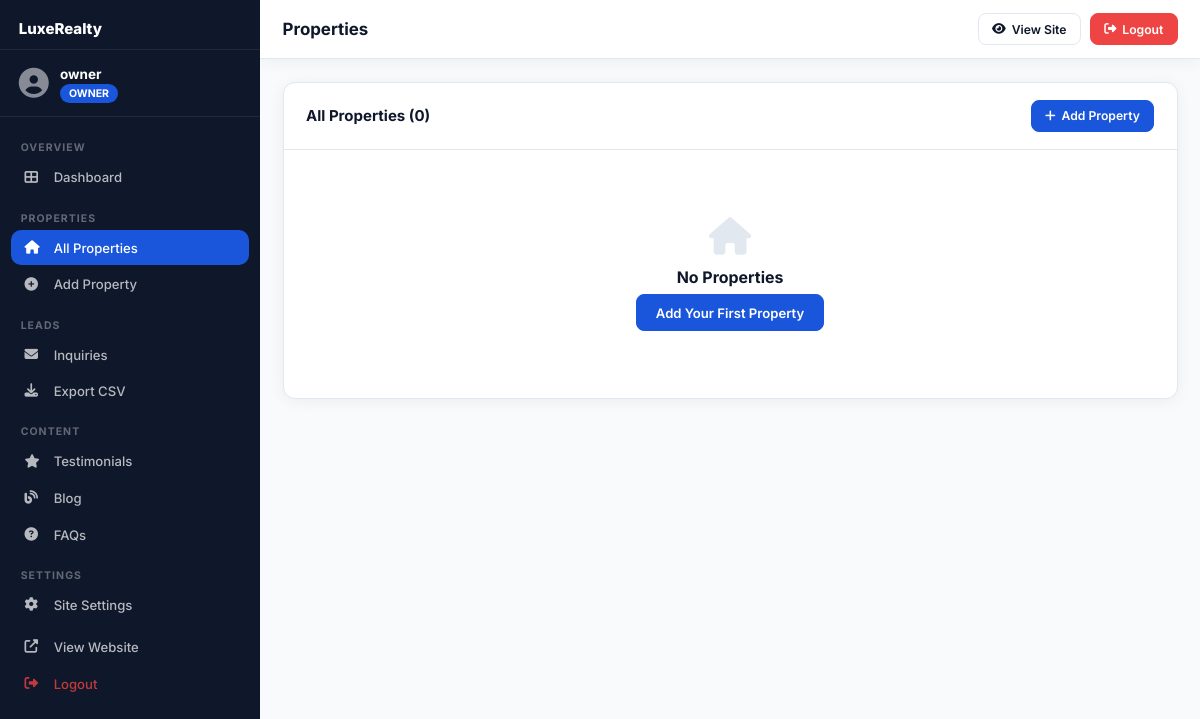
Screenshot of /owner/properties (signed in) with the database file from the repository.
### models.py (models this page shows, shortened)
class SiteSettings(db.Model):
    __tablename__ = 'site_settings'
    id = db.Column(db.Integer, primary_key=True)
    key = db.Column(db.String(100), unique=True, nullable=False)
    value = db.Column(db.Text, nullable=True)
    updated_at = db.Column(db.DateTime, default=datetime.utcnow, onupdate=datetime.utcnow)

class User(UserMixin, db.Model):
    __tablename__ = 'users'
    id = db.Column(db.Integer, primary_key=True)
    username = db.Column(db.String(80), unique=True, nullable=False)
    email = db.Column(db.String(120), unique=True, nullable=False)
    password_hash = db.Column(db.String(256), nullable=False)
    role = db.Column(db.String(20), default='owner')  # owner, developer
    is_active = db.Column(db.Boolean, default=True)
    failed_logins = db.Column(db.Integer, default=0)
    locked_until = db.Column(db.DateTime, nullable=True)
    totp_secret = db.Column(db.String(32), nullable=True)
    two_fa_enabled = db.Column(db.Boolean, default=False)
    created_at = db.Column(db.DateTime, default=datetime.utcnow)
    last_login = db.Column(db.DateTime, nullable=True)
    def is_developer(self):
        return self.role == 'developer'
    def is_owner(self):
        return self.role in ['owner', 'developer']

### app.py (the view)
@app.route('/owner/properties')
@login_required
@owner_required
def owner_properties():
    page=request.args.get('page',1,type=int)
    props=Property.query.order_by(Property.created_at.desc()).paginate(page=page,per_page=20,error_out=False)
    return render_template('owner/properties.html',props=props)

### app.py (called while the page is built)
@login_manager.user_loader
def load_user(uid): return User.query.get(int(uid))

def owner_required(f):
    @wraps(f)
    def dec(*a,**k):
        if not current_user.is_authenticated or not current_user.is_owner(): abort(403)
        return f(*a,**k)
    return dec

def get_settings():
    rows = SiteSettings.query.all()
    s = dict(SETTING_DEFAULTS)
    for r in rows: s[r.key] = r.value
    return s

@app.context_processor
def inject_globals():
    s = get_settings()
    ext = ExternalLink.query.filter_by(is_active=True).order_by(ExternalLink.sort_order).all()
    return dict(
        settings=s, now=datetime.utcnow(),
        header_links=[l for l in ext if l.link_type=='header_nav'],
        footer_links=[l for l in ext if l.link_type=='footer'],
        social_links=[l for l in ext if l.link_type=='social'],
        csrf_token=generate_csrf,
    )

### templates/owner/properties.html (shortened to what this page needs)
{% extends "partials/admin_base.html" %}
{% block page_title %}Properties{% endblock %}
{% block content %}
<div class="card">
  <div class="card-header">
    <h3>All Properties ({{ props.total }})</h3>
    <a href="{{ url_for('add_property') }}" class="btn btn-primary btn-sm"><i class="fas fa-plus"></i> Add Property</a>
  </div>
  <div class="card-body">
    {% if props.items %}
    <div class="table-wrap">
      <table class="table">
        <thead>
          <tr><th>Image</th><th>Title</th><th>Type</th><th>Price</th><th>City</th><th>Status</th><th>Views</th><th>Actions</th></tr>
        </thead>
        <tbody>
          {% for prop in props.items %}
          <tr>
            <td>
              {% if prop.images %}
                <img src="{{ url_for('static', filename='uploads/properties/' + prop.images[0].filename) }}" class="table-thumb" alt="">
              {% else %}
                <div class="table-thumb-placeholder"><i class="fas fa-image"></i></div>
              {% endif %}
            </td>
            <td>
              <div>
                <strong>{{ prop.title[:35] }}</strong>
                <small>{{ prop.property_id }}</small>
              </div>
            </td>
            <td>{{ prop.property_type }}</td>
            <td>
              {% if prop.price >= 10000000 %}₹{{ "%.1f"|format(prop.price/10000000) }}Cr
              {% elif prop.price >= 100000 %}₹{{ "%.1f"|format(prop.price/100000) }}L
              {% else %}₹{{ "{:,.0f}".format(prop.price) }}{% endif %}
            </td>
            <td>{{ prop.city or '—' }}</td>
            <td><span class="status-pill status-{{ prop.status }}">{{ prop.status|title }}</span></td>
            <td>{{ prop.views }}</td>
            <td>
              <div class="action-buttons">
                <a href="{{ url_for('property_detail', slug=prop.slug) }}" target="_blank" class="btn btn-xs btn-outline" title="View"><i class="fas fa-eye"></i></a>
                <a href="{{ url_for('edit_property', pid=prop.id) }}" class="btn btn-xs btn-primary" title="Edit"><i class="fas fa-edit"></i></a>
                <form method="POST" action="{{ url_for('delete_property', pid=prop.id) }}" style="display:inline" onsubmit="return confirm('Delete this property?')">
                  <input type="hidden" name="csrf_token" value="{{ csrf_token() }}">
                  <button type="submit" class="btn btn-xs btn-danger" title="Delete"><i class="fas fa-trash"></i></button>
                </form>
              </div>
            </td>
          </tr>
          {% endfor %}
        </tbody>
      </table>
    </div>
    {% if props.pages > 1 %}
    <div class="pagination">
      {% if props.has_prev %}<a href="{{ url_for('owner_properties', page=props.prev_num) }}" class="page-btn"><i class="fas fa-chevron-left"></i></a>{% endif %}
      {% for p in props.iter_pages() %}{% if p %}<a href="{{ url_for('owner_properties', page=p) }}" class="page-btn {% if p == props.page %}active{% endif %}">{{ p }}</a>{% endif %}{% endfor %}
      {% if props.has_next %}<a href="{{ url_for('owner_properties', page=props.next_num) }}" class="page-btn"><i class="fas fa-chevron-right"></i></a>{% endif %}
    </div>
    {% endif %}
    {% else %}
    <div class="empty-state"><i class="fas fa-home"></i><h3>No Properties</h3><p><a href="{{ url_for('add_property') }}" class="btn btn-primary">Add Your First Property</a></p></div>
    {% endif %}
  </div>
</div>
{% endblock %}

### templates/partials/admin_base.html (shortened to what this page needs)
<!DOCTYPE html>
<html lang="en">
<head>
  <link rel="stylesheet" href="https://cdnjs.cloudflare.com/ajax/libs/font-awesome/6.5.0/css/all.min.css">
  <link rel="stylesheet" href="{{ url_for('static', filename='css/admin.css') }}">
</head>
<body class="admin-body">
<div class="admin-layout">
  <aside class="sidebar" id="sidebar">
    <div class="sidebar-header">
      <span class="sidebar-logo">
        <span>{{ settings.site_name }}</span>
      </span>
    </div>
    <div class="sidebar-user">
      <div class="user-avatar"><i class="fas fa-user-circle"></i></div>
      <div><p class="user-name">{{ current_user.username }}</p><span class="user-badge badge-{{ current_user.role }}">{{ current_user.role|title }}</span></div>
    </div>
    <nav class="sidebar-nav">
      <div class="nav-section">
        <span class="nav-section-label">Overview</span>
        <a href="{{ url_for('owner_dashboard') }}" class="nav-item {% if request.endpoint=='owner_dashboard' %}active{% endif %}"><i class="fas fa-th-large"></i> Dashboard</a>
      </div>
      <div class="nav-section">
        <span class="nav-section-label">Properties</span>
        <a href="{{ url_for('owner_properties') }}" class="nav-item {% if 'propert' in (request.endpoint or '') and 'add' not in (request.endpoint or '') %}active{% endif %}"><i class="fas fa-home"></i> All Properties</a>
        <a href="{{ url_for('add_property') }}" class="nav-item {% if request.endpoint=='add_property' %}active{% endif %}"><i class="fas fa-plus-circle"></i> Add Property</a>
      </div>
      <div class="nav-section">
        <span class="nav-section-label">Leads</span>
        <a href="{{ url_for('owner_inquiries') }}" class="nav-item {% if 'inquir' in (request.endpoint or '') %}active{% endif %}">
          <i class="fas fa-envelope"></i> Inquiries
          {% set unread_count = namespace(val=0) %}
        </a>
        <a href="{{ url_for('export_inquiries') }}" class="nav-item"><i class="fas fa-download"></i> Export CSV</a>
      </div>
      <div class="nav-section">
        <span class="nav-section-label">Content</span>
        <a href="{{ url_for('owner_testimonials') }}" class="nav-item {% if request.endpoint=='owner_testimonials' %}active{% endif %}"><i class="fas fa-star"></i> Testimonials</a>
        <a href="{{ url_for('owner_blog') }}" class="nav-item {% if 'blog' in (request.endpoint or '') %}active{% endif %}"><i class="fas fa-blog"></i> Blog</a>
        <a href="{{ url_for('owner_faqs') }}" class="nav-item {% if request.endpoint=='owner_faqs' %}active{% endif %}"><i class="fas fa-question-circle"></i> FAQs</a>
      </div>
      <div class="nav-section">
        <span class="nav-section-label">Settings</span>
        <a href="{{ url_for('owner_settings') }}" class="nav-item {% if request.endpoint=='owner_settings' %}active{% endif %}"><i class="fas fa-cog"></i> Site Settings</a>
      </div>
      <div class="nav-section">
        <a href="{{ url_for('index') }}" class="nav-item" target="_blank"><i class="fas fa-external-link-alt"></i> View Website</a>
        <a href="{{ url_for('logout') }}" class="nav-item nav-logout"><i class="fas fa-sign-out-alt"></i> Logout</a>
      </div>
    </nav>
  </aside>
  <div class="admin-main">
    <header class="admin-header">
      <h1 class="page-title">{% block page_title %}Dashboard{% endblock %}</h1>
      <div class="header-actions">
        <a href="{{ url_for('index') }}" class="btn btn-sm btn-outline" target="_blank"><i class="fas fa-eye"></i> <span class="d-none-sm">View Site</span></a>
        <a href="{{ url_for('logout') }}" class="btn btn-sm btn-danger"><i class="fas fa-sign-out-alt"></i> <span class="d-none-sm">Logout</span></a>
      </div>
    </header>
    <div class="admin-content">
      {% block content %}{% endblock %}
    </div>
  </div>
</div>
</body>
</html>

### static/css/admin.css (style rules this page uses)
*, *::before, *::after { box-sizing: border-box; margin: 0; padding: 0; }
:root { --primary: #1a56db; --primary-dark: #1345b7; --primary-light: #e8f0fe; --danger: #ef4444; --success: #22c55e; --warning: #f59e0b; --info: #3b82f6; --dark: #0f172a; --dark-2: #1e293b; --gray: #64748b; --gray-light: #f1f5f9; --white: #ffffff; --border: #e2e8f0; --shadow: 0 2px 16px rgba(15,23,42,0.06); --shadow-md: 0 4px 24px rgba(15,23,42,0.10); --radius: 12px; --transition: all 0.22s ease; --font: 'Inter', sans-serif; --sidebar-w: 260px; }
html { font-size: 15px; }
body { font-family: var(--font); color: var(--dark); background: #f8fafc; }
a { text-decoration: none; color: inherit; }
.admin-layout { display: flex; min-height: 100vh; }
.admin-main { flex: 1; display: flex; flex-direction: column; min-width: 0; margin-left: var(--sidebar-w); transition: var(--transition); }
.sidebar { position: fixed; top: 0; left: 0; width: var(--sidebar-w); height: 100vh; background: var(--dark); display: flex; flex-direction: column; z-index: 200; overflow-y: auto; transition: transform 0.3s ease; }
.sidebar-header { padding: 1.25rem 1.25rem 0.75rem; display: flex; justify-content: space-between; align-items: center; border-bottom: 1px solid rgba(255,255,255,0.08); }
.sidebar-logo { color: white; font-weight: 800; font-size: 1rem; display: flex; align-items: center; gap: 0.5rem; }
.sidebar-user { padding: 1rem 1.25rem; display: flex; align-items: center; gap: 0.75rem; border-bottom: 1px solid rgba(255,255,255,0.08); margin-bottom: 0.5rem; }
.user-avatar { font-size: 2rem; color: rgba(255,255,255,0.5); }
.user-name { font-weight: 700; color: white; font-size: 0.9rem; }
.user-badge { padding: 0.2rem 0.6rem; border-radius: 12px; font-size: 0.7rem; font-weight: 700; text-transform: uppercase; }
.badge-owner { background: var(--primary); color: white; }
.sidebar-nav { padding: 0.5rem 0.75rem 2rem; flex: 1; }
.nav-section { margin-bottom: 0.5rem; }
.nav-section-label { display: block; padding: 0.625rem 0.625rem 0.375rem; font-size: 0.7rem; font-weight: 700; text-transform: uppercase; letter-spacing: 0.1em; color: rgba(255,255,255,0.35); }
.nav-item { display: flex; align-items: center; gap: 0.75rem; padding: 0.625rem 0.875rem; border-radius: 10px; color: rgba(255,255,255,0.7); font-size: 0.875rem; font-weight: 500; transition: var(--transition); margin-bottom: 0.125rem; }
.nav-item.active { background: var(--primary); color: white; }
.nav-item i { width: 18px; font-size: 0.9rem; flex-shrink: 0; }
.nav-logout { color: rgba(239,68,68,0.8); }
.admin-header { background: white; border-bottom: 1px solid var(--border); padding: 0.875rem 1.5rem; display: flex; align-items: center; gap: 1rem; position: sticky; top: 0; z-index: 100; box-shadow: var(--shadow); }
.page-title { font-size: 1.125rem; font-weight: 700; color: var(--dark); flex: 1; }
.header-actions { display: flex; gap: 0.625rem; align-items: center; }
.admin-content { flex: 1; padding: 1.5rem; }
.card { background: white; border-radius: var(--radius); border: 1px solid var(--border); box-shadow: var(--shadow); margin-bottom: 1.5rem; overflow: hidden; }
.card-header { padding: 1.125rem 1.5rem; border-bottom: 1px solid var(--border); display: flex; align-items: center; justify-content: space-between; flex-wrap: wrap; gap: 0.75rem; }
.card-header h3 { font-size: 1rem; font-weight: 700; color: var(--dark); }
.card-body { padding: 1.5rem; }
.btn { display: inline-flex; align-items: center; gap: 0.4rem; padding: 0.625rem 1.25rem; border-radius: 8px; font-weight: 600; font-size: 0.875rem; border: 1.5px solid transparent; transition: var(--transition); cursor: pointer; text-decoration: none; }
.btn-primary { background: var(--primary); color: white; border-color: var(--primary); }
.btn-danger { background: var(--danger); color: white; border-color: var(--danger); }
.btn-outline { background: white; color: var(--dark); border-color: var(--border); }
.btn-sm { padding: 0.5rem 0.875rem; font-size: 0.8125rem; }
.empty-state { text-align: center; padding: 3rem 1.5rem; color: var(--gray); }
.empty-state i { font-size: 2.5rem; color: var(--border); margin-bottom: 0.875rem; display: block; }
.empty-state h3 { font-size: 1.0625rem; color: var(--dark); margin-bottom: 0.5rem; }

### rows the page displays
SiteSettings: site_name "LuxeRealty"
User: username "owner", role "OWNER"

### other values shown
{{ props.total }} "0"
